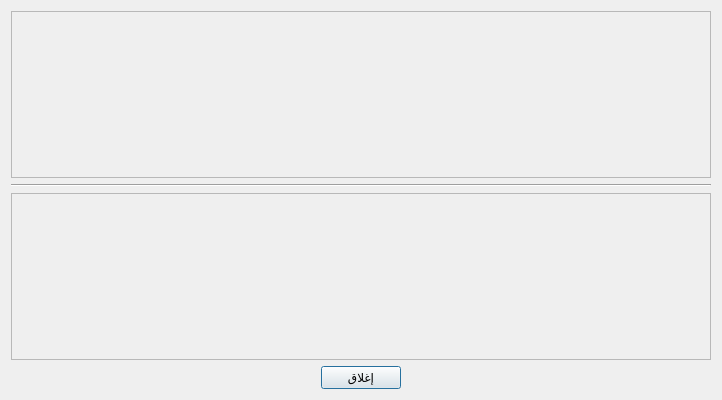
<?xml version="1.0" encoding="UTF-8"?>
<ui version="4.0">
 <class>Dialog</class>
 <widget class="QDialog" name="Dialog">
  <property name="enabled">
   <bool>true</bool>
  </property>
  <property name="geometry">
   <rect>
    <x>0</x>
    <y>0</y>
    <width>722</width>
    <height>400</height>
   </rect>
  </property>
  <property name="sizePolicy">
   <sizepolicy hsizetype="Preferred" vsizetype="Preferred">
    <horstretch>0</horstretch>
    <verstretch>0</verstretch>
   </sizepolicy>
  </property>
  <property name="minimumSize">
   <size>
    <width>722</width>
    <height>400</height>
   </size>
  </property>
  <property name="maximumSize">
   <size>
    <width>772</width>
    <height>400</height>
   </size>
  </property>
  <property name="windowTitle">
   <string>Dialog</string>
  </property>
  <layout class="QVBoxLayout" name="verticalLayout">
   <item>
    <widget class="QFrame" name="frame1">
     <property name="frameShape">
      <enum>QFrame::StyledPanel</enum>
     </property>
     <property name="frameShadow">
      <enum>QFrame::Raised</enum>
     </property>
     <layout class="QVBoxLayout" name="verticalLayout_2">
      <item>
       <widget class="QLabel" name="AboutInofImagelabel">
        <property name="text">
         <string/>
        </property>
        <property name="scaledContents">
         <bool>false</bool>
        </property>
        <property name="alignment">
         <set>Qt::AlignCenter</set>
        </property>
       </widget>
      </item>
     </layout>
    </widget>
   </item>
   <item>
    <widget class="Line" name="line">
     <property name="orientation">
      <enum>Qt::Horizontal</enum>
     </property>
    </widget>
   </item>
   <item>
    <widget class="QFrame" name="frame2">
     <property name="frameShape">
      <enum>QFrame::StyledPanel</enum>
     </property>
     <property name="frameShadow">
      <enum>QFrame::Raised</enum>
     </property>
    </widget>
   </item>
   <item alignment="Qt::AlignHCenter">
    <widget class="QPushButton" name="buttonClose">
     <property name="enabled">
      <bool>true</bool>
     </property>
     <property name="sizePolicy">
      <sizepolicy hsizetype="Fixed" vsizetype="Fixed">
       <horstretch>0</horstretch>
       <verstretch>0</verstretch>
      </sizepolicy>
     </property>
     <property name="text">
      <string>إغلاق</string>
     </property>
    </widget>
   </item>
  </layout>
 </widget>
 <resources/>
 <connections/>
</ui>
